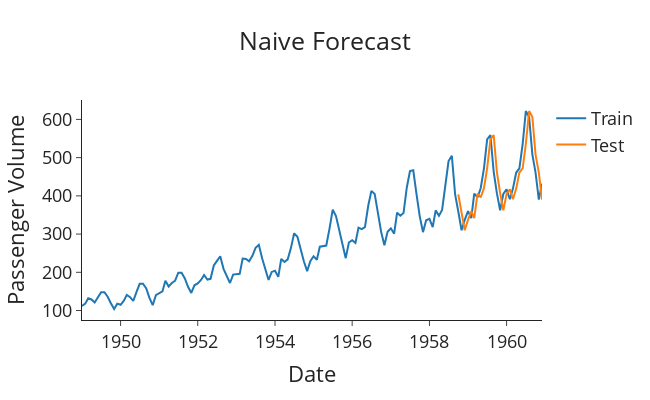

Here is the notebook cell this chart was saved with:
### Markdown cell above
The above code considers future predictions equal to previous month in train dataset, which is setting not just Sep 1958 to Aug 1958, but all forcasted values to Aug 1958. It should be similar to lag 1 model, where forcasted value is equal to previous month actual. Using shift(1) to create 'naive_forecast_corrected', and ploting the actual data instead of training data for clearer comparison.

### Code cell
plot_func(test['naive_forecast_corrected'], 'Naive Forecast')

### Figure 1 — Plotly figure (JSON) as saved in the notebook; plotly's stock layout.template omitted (floating-point values rounded to 4 significant figures; data arrays with more than 128 entries replaced by an {"elided": "..."} marker saying what was removed)
{"data": [{"name": "Train", "type": "scatter", "x": {"elided": "144 str values"}, "y": {"elided": "144 int values"}}, {"name": "Test", "type": "scatter", "x": ["1958-09-01T00:00:00", "1958-10-01T00:00:00", "1958-11-01T00:00:00", "1958-12-01T00:00:00", "1959-01-01T00:00:00", "1959-02-01T00:00:00", "1959-03-01T00:00:00", "1959-04-01T00:00:00", "1959-05-01T00:00:00", "1959-06-01T00:00:00", "1959-07-01T00:00:00", "1959-08-01T00:00:00", "1959-09-01T00:00:00", "1959-10-01T00:00:00", "1959-11-01T00:00:00", "1959-12-01T00:00:00", "1960-01-01T00:00:00", "1960-02-01T00:00:00", "1960-03-01T00:00:00", "1960-04-01T00:00:00", "1960-05-01T00:00:00", "1960-06-01T00:00:00", "1960-07-01T00:00:00", "1960-08-01T00:00:00", "1960-09-01T00:00:00", "1960-10-01T00:00:00", "1960-11-01T00:00:00", "1960-12-01T00:00:00"], "y": [null, 404, 359, 310, 337, 360, 342, 406, 396, 420, 472, 548, 559, 463, 407, 362, 405, 417, 391, 419, 461, 472, 535, 622, 606, 508, 461, 390]}], "layout": {"font": {"size": 18}, "height": 400, "title": {"text": "Naive Forecast", "x": 0.5}, "width": 650, "xaxis": {"autorange": true, "range": ["1949-01-01", "1960-12-01"], "title": {"text": "Date"}, "type": "date"}, "yaxis": {"autorange": true, "range": [75.22, 650.8], "title": {"text": "Passenger Volume"}, "type": "linear"}}}
